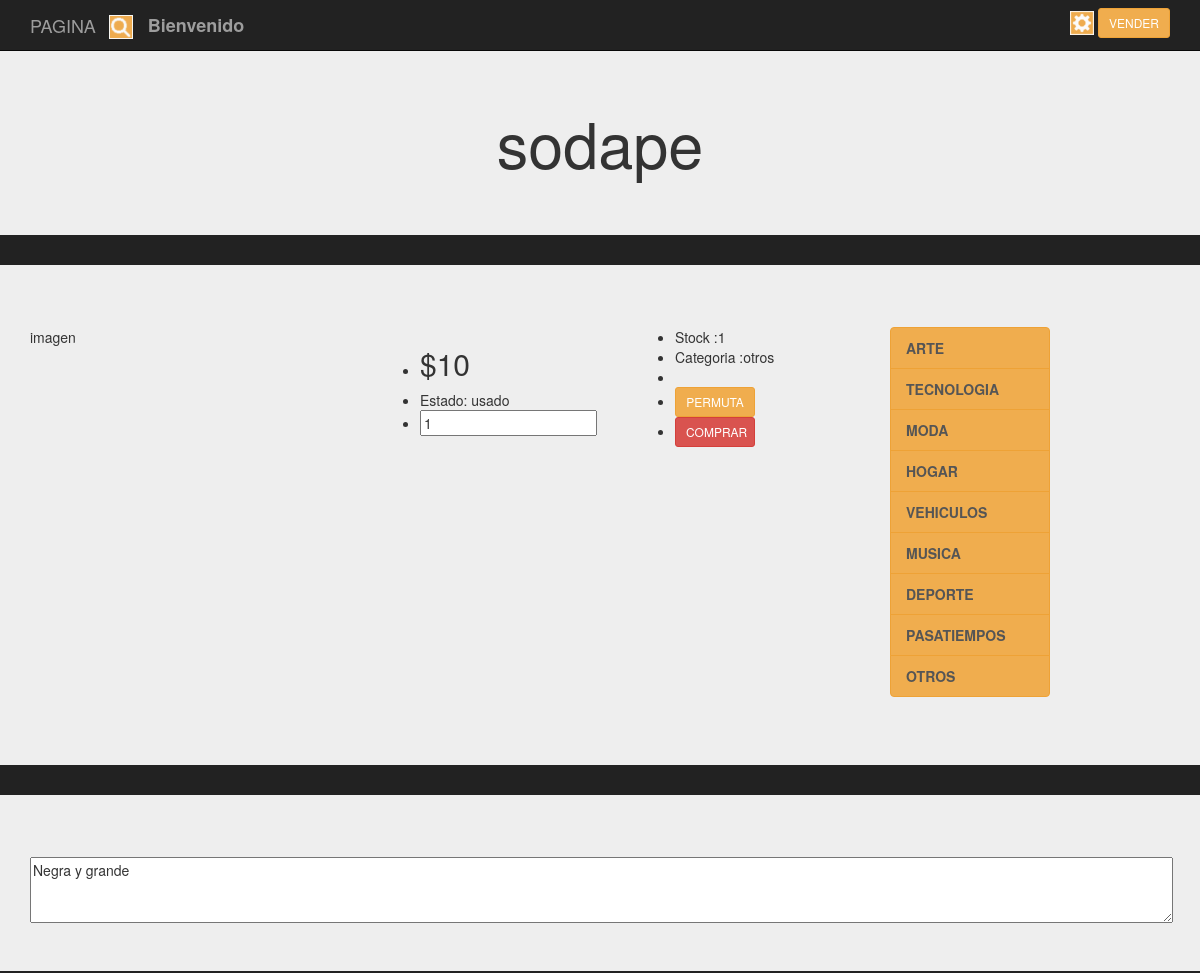
The page /Prueba/presentacion/Cargaarticulo.php?id_pub=12 (upper part) on the database as committed earlier.
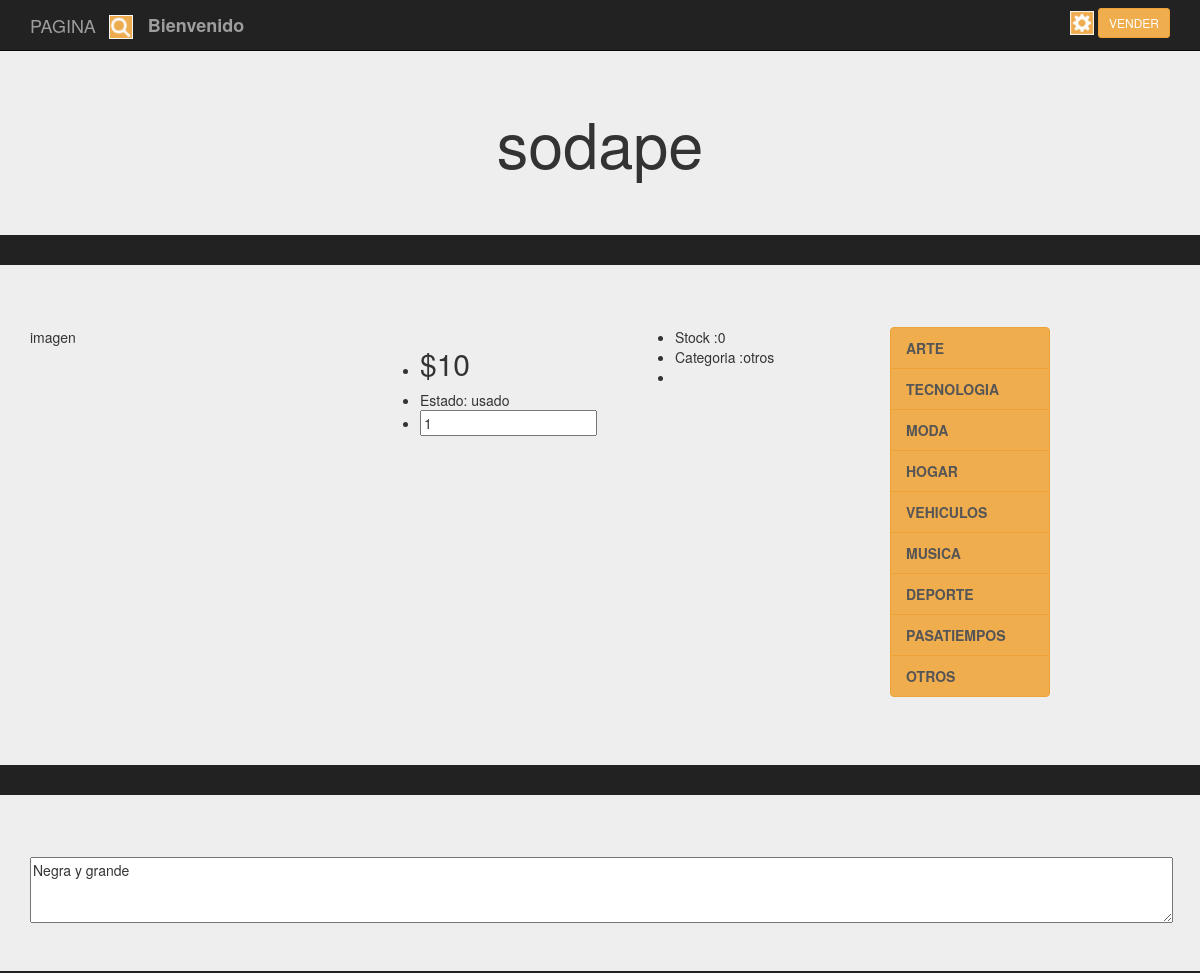
The same page on the database as committed later.
### tables this page shows
CREATE TABLE `publicacion` (
  `id_pub` int(11) NOT NULL,
  `id_usup` int(11) NOT NULL,
  `nom_pub` varchar(40) DEFAULT NULL,
  `precio_pub` int(11) DEFAULT NULL,
  `stock_pub` int(11) DEFAULT NULL,
  `descripcion_pub` varchar(400) DEFAULT NULL,
  `img01_pub` varchar(20) DEFAULT NULL,
  `img02_pub` varchar(20) NOT NULL,
  `img03_pub` varchar(20) NOT NULL,
  `nuevo_pub` varchar(20) DEFAULT NULL,
  `fecha_pub` date DEFAULT NULL,
  `acepta_permuta_pub` varchar(20) DEFAULT NULL,
  `categoria_pub` varchar(20) DEFAULT NULL,
  `denuncia_pub` tinyint(1) DEFAULT NULL
);

### Prueba/clases/Publicacion.class.php (called while the page is built, shortened)
<?php
require_once('../persistencia/PersistenciaPublicacion.class.php');
class Publicacion
{
    private $id_pub;
    function __construct($id='',$usu='',$nom='',$pre='',$sto='',$des='',$im1='',$im2='',$im3='',$nue=''
	,$fec='',$acp='',$cat='',$den='')
    {
        $this->id_pub= $id;
    }
    public function getIdPublicacion()
    {
      return $this->id_pub;
    }
	public function consultaUno($conex)
    {
      $pu=new PersistenciaPublicacion;
      $datos= $pu->consUno($this,$conex);
      return $datos;
    }
}
?>

### Prueba/persistencia/PersistenciaPublicacion.class.php (called while the page is built, shortened)
<?php
class PersistenciaPublicacion
{
    public function consUno($obj, $conex)
   {
        $id_pub= trim($obj->getIdPublicacion());
        $sql = "select * from publicacion where id_pub=:id_pub";
        $result = $conex->prepare($sql);
	    $result->execute(array(":id_pub" => $id_pub));
		$resultados=$result->fetchAll();
       return $resultados;
    }
 }
?>

### Prueba/clases/Usuario.class.php (called while the page is built, shortened)
<?php
require_once('../persistencia/PersistenciaUsuario.class.php');
class Usuario
{
    function __construct($id='',$repu='',$susp='',$rol='',$prem='',$id_per='')
    {
        $this->idusu= $id;
	}
    public function getIdusuario()
    {
      return $this->idusu;
    }
	public function consultaUno($conex)
    {
      $pu=new PersistenciaUsuario;
      $datos= $pu->consUno($this,$conex);
      return $datos;
    }
}
?>

### Prueba/persistencia/PersistenciaUsuario.class.php (called while the page is built, shortened)
<?php
class PersistenciaUsuario
{
    public function consUno($obj, $conex)
   {
        $id_usu= trim($obj->getIdusuario());
        $sql = "select * from usuario where id_usu=:id_usu";
        $result = $conex->prepare($sql);
	    $result->execute(array(":id_usu" => $id_usu));
		$resultados=$result->fetchAll();
       return $resultados;
    }
 }
?>

### Prueba/Presentacion/Cargaarticulo.php (the view, shortened to what the changed rows need)
<?php
require_once('../clases/Publicacion.class.php');
require_once('../clases/Usuario.class.php');
$id_pub= strip_tags(trim($_GET['id_pub']));
?>
<!doctype html>
<html lang="en">
<head>
<link rel="stylesheet" href="https://maxcdn.bootstrapcdn.com/bootstrap/3.3.7/css/bootstrap.min.css">
<link rel="stylesheet" href="../css/estilos.css">
	</head>
<body>
									<?php
										$conex = conectar();
										$d = new Publicacion($id_pub);
										$datos_d=$d->consultaUno($conex);
										$cuenta=count($datos_d);
									?>
									<?php
									for ($i=0;$i<$cuenta;$i++)
									{
									?>
									<?php $id_pub = $datos_d[$i][0]?>
									<?php $id_usup = $datos_d[$i][1]?>
									<?php $nom_pub = $datos_d[$i][2]?>
									<?php $precio = $datos_d[$i][3]?>
									<?php $stock = $datos_d[$i][4]?>
									<?php $descripcion = $datos_d[$i][5]?>
									<?php $estado = $datos_d[$i][9]?>
									<?php $permuta = $datos_d[$i][11]?>
									<?php $categoria = $datos_d[$i][12]?>
									<?php
											$conex = conectar();
											$u = new Usuario($id_usup);
											$datos_u=$u->consultaUno($conex);
											$cuentau=count($datos_u);
										?>
											<?php
											for ($i=0;$i<$cuentau;$i++)
											{
											?>
									<?php
												$id_comenpub = $datos_d[$i][0];
												$conex = conectar();
												$c = new Comenta('','',$id_comenpub);
												$datos_c=$c->consultaTodosPub($conex);
												$cuentac=count($datos_c);
											?>
											<table>
												<?php
												for ($i=0;$i<$cuentac;$i++)
												{
												?>
										<?php $id_com = $datos_c[$i][0]?>
										<?php $id_usucomenta = $datos_c[$i][1]?>
										<?php $id_pub_comentada = $datos_c[$i][2]?>
										<?php $comentario = $datos_c[$i][3]?>
										<?php $com_denunciado = $datos_c[$i][4]?>
										<?php $respuesta = $datos_c[$i][5]?>
								<?php
								}
								?>
		<div class="jumbotron">
			<div class="container text-center">
			<h1 class="text-danger"><?php echo $nom_pub ?></h1>
			</div>
		</div>
		<div class="jumbotron">
				<div class="container">
					<form action="../Logica/procesacompra.php" method="POST">
						<div class="row col-md-4">
						imagen
						</div>
						<div class="row col-md-3">
							<ul>
								<li><h2>$<?php echo $precio ?></h2></li>
								<li>Estado: <?php echo $estado ?></li>
								<li><input type="number" min="1" class="" name="cantidad" value="1"></li>
							</ul>
						</div>
						<div class="row col-md-3">
							<ul>
								<li>Stock :<?php echo $stock ?></li>
								<li>Categoria :<?php echo $categoria ?></li>
								<li><?php if ($permuta == "permuta"){ ?>
																<?php
								if (!($_SESSION["ID"]==$id_usup)&&($stock >"0")) {?>
								<li><button class="btn btn-sm btn-warning btn-block" type="submit" style='width:80px; height:30px'>PERMUTA</button></li>
								<?php } ?>
								<?php }
								if ($permuta == "nopermuta") {?>
								No permuta
								<?php }?></li>
								<?php
								if (!($_SESSION["ID"]==$id_usup)&&($stock >"0")) {?>
								<li><button class="btn btn-sm btn-DANGER btn-block" type="submit" style='width:80px; height:30px'>COMPRAR</button></li>
								<?php } ?>
							</ul>
						</div>
					</form>
					<div>
						<div class="row col-xs-6 col-sm-3 col-md-2 sidebar-offcanvas aling-left" id="sidebar">
						  <div class="list-group"><b>
						 	<a href="cargamenucategoria.php?categoria=ARTE" class="list-group-item">ARTE</a>
							<a href="cargamenucategoria.php?categoria=TECNOLOGIA" class="list-group-item">TECNOLOGIA</a>
							<a href="cargamenucategoria.php?categoria=MODA" class="list-group-item">MODA</a>
							<a href="cargamenucategoria.php?categoria=HOGAR" class="list-group-item">HOGAR</a>
							<a href="cargamenucategoria.php?categoria=VEHICULOS" class="list-group-item">VEHICULOS</a>
							<a href="cargamenucategoria.php?categoria=MUSICA" class="list-group-item">MUSICA</a>
							<a href="cargamenucategoria.php?categoria=DEPORTE" class="list-group-item">DEPORTE</a>
							<a href="cargamenucategoria.php?categoria=PASATIEMPOS" class="list-group-item">PASATIEMPOS</a>
							<a href="cargamenucategoria.php?categoria=OTROS" class="list-group-item">OTROS</a>
							</b>
						  </div>
						</div>
					</div>
				</div>
		</div>
			<div class="jumbotron">
				<div class="container">
					<form action="">
						<textarea name="descrip" id="" cols="150" rows="3"><?php echo $descripcion ?></textarea>
					</form>
				</div>
			</div>
					<?php
					for ($i=0;$i<$cuentac;$i++)
					{
					?>
						<div class="panel panel-default">
							<div class="panel-body">
								<ul>
									<li name="id_comentario"><?php echo $datos_c[$i][0]?></li>
										<li><strong>Comentario : </strong><br><option value="<?php echo $datos_c[$i][0]?>"  ><?php echo $datos_c[$i][3]?></option></li><br>
										<li>Respuesta : <br><option value="<?php echo $datos_c[$i][0]?>"  ><?php echo $datos_c[$i][5]?></option></li>
									</ul>
									<button name="id_comentario" class="btn btn-sm btn-danger btn-block" type="submit" style='width:75px; height:30px' value="<?php echo $datos_c[$i][0]?>">Denunciar</button>
								</div>
							</div>
							<input  type="hidden" name="id_pub" value= "<?php echo $id_pub; ?>" />
					<?php
					}
					?>
</body>
</html>
								<?php
								}
								}
								?>

Rows that differ between the two databases and show on the page:
changed publicacion "sodape": stock_pub "1" → "0"
Other text that changed with them:
list line gone: "PERMUTA COMPRAR"
